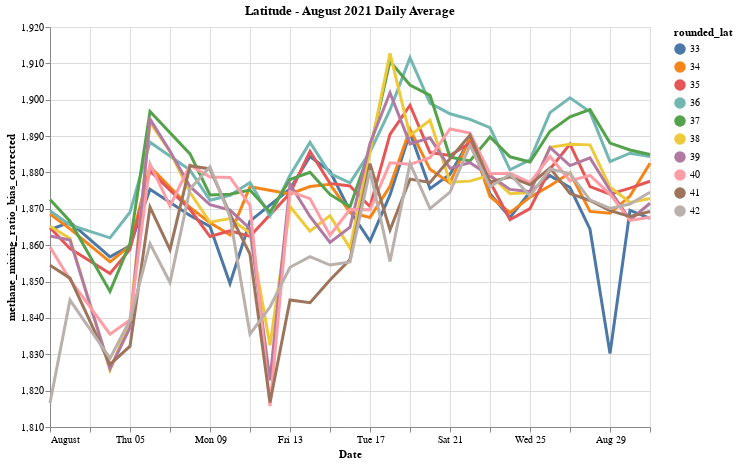

Source (notebook cell):
### Code cell
point = 0 # or 1
tooltip = True if point else False

highlight = alt.selection(type='single', on='mouseover',
                          fields=['rounded_lat'], nearest=True)

base = alt.Chart(gdf_lat, title ="Latitude - August 2021 Daily Average").encode(
    alt.X('time_utc:T', title= "Date"),  
    alt.Y('methane_mixing_ratio_bias_corrected:Q'
    , scale=alt.Scale(zero=False)),
    color='rounded_lat:N'
)

points = base.mark_circle(tooltip=tooltip).encode(
    opacity=alt.value(point)
).add_selection(
    highlight
).properties(
    width=600,
    height= 400
)

lines = base.mark_line().encode(
    size=alt.condition(~highlight, alt.value(1), alt.value(3))
)

points + lines

### Figure 1 — Vega-Lite specification as saved in the notebook (floating-point values rounded to 4 significant figures; data arrays with more than 128 entries replaced by an {"elided": "..."} marker saying what was removed)
{"config": {"view": {"continuousWidth": 400, "continuousHeight": 300}}, "layer": [{"mark": {"type": "circle", "tooltip": false}, "encoding": {"color": {"type": "nominal", "field": "rounded_lat"}, "opacity": {"value": 0}, "x": {"type": "temporal", "field": "time_utc", "title": "Date"}, "y": {"type": "quantitative", "field": "methane_mixing_ratio_bias_corrected", "scale": {"zero": false}}}, "height": 400, "selection": {"selector035": {"type": "single", "on": "mouseover", "fields": ["rounded_lat"], "nearest": true}}, "title": "Latitude - August 2021 Daily Average", "width": 600}, {"mark": "line", "encoding": {"color": {"type": "nominal", "field": "rounded_lat"}, "size": {"condition": {"value": 1, "selection": {"not": "selector035"}}, "value": 3}, "x": {"type": "temporal", "field": "time_utc", "title": "Date"}, "y": {"type": "quantitative", "field": "methane_mixing_ratio_bias_corrected", "scale": {"zero": false}}}, "title": "Latitude - August 2021 Daily Average"}], "data": {"name": "data-2cce286e13b0087baef86c24cb852d46"}, "$schema": "https://vega.github.io/schema/vega-lite/v4.8.1.json", "datasets": {"data-2cce286e13b0087baef86c24cb852d46": {"elided": "292 records"}}}
